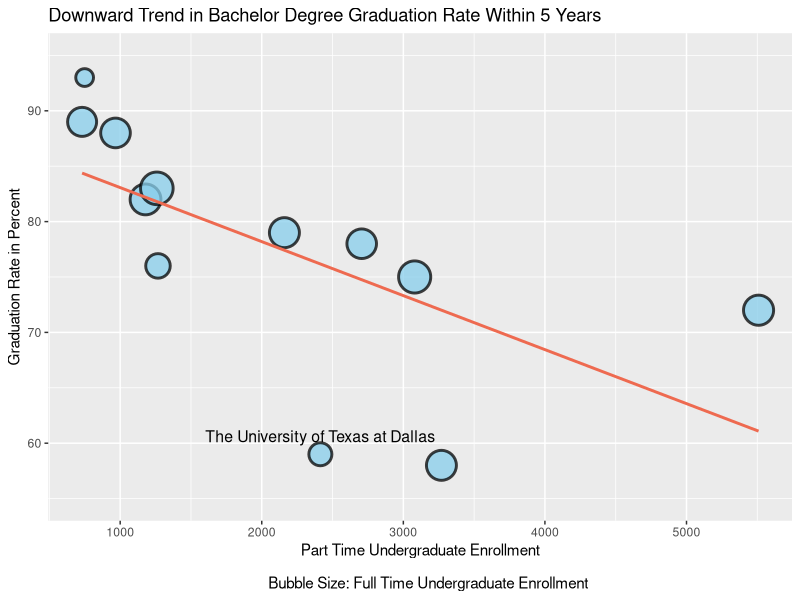

Source code (R):
## ---- chunk 1
library(dplyr)     # To join data frames, create subsets, and clean (wrangle)
library(readxl)    # To read Excel data into R
library(ggplot2)
library(dplyr)  # to group categories for bar charts


School_Data <- read_excel("IPEDS_data.xlsx", sheet = 1, col_names = TRUE) 

## ---- chunk 2
School_Data_bub <- filter (School_Data, Profile == "Aspire" | Name == "The University of Texas at Dallas")
names(School_Data_bub) <- gsub(" ", "_", names(School_Data_bub))    #replaceing all spaces with a _
names(School_Data_bub) <- gsub("-", "_", names(School_Data_bub))    #replaceing all - with a _
names(School_Data_bub) <- gsub("'", "", names(School_Data_bub))    #replaceing all ' with nothing
names(School_Data_bub) <- gsub(",", "", names(School_Data_bub))    #replaceing all , with nothing


School_Data_bub.p <- ggplot(data = School_Data_bub, 
                            aes(x = Part_time_undergraduate_enrollment, 
                             y = Graduation_rate___Bachelor_degree_within_5_years_total, 
                             size = Full_time_undergraduate_enrollment))

School_Data_bub.p + geom_point(shape = 21, 
                               color = "black", 
                               stroke = 1.5, 
                               fill = "skyblue", 
                               alpha = 3/4) + 
  theme(legend.position = "none") +
	geom_smooth(method = "lm", se = FALSE, color = "coral2", show.legend = F) + 
  coord_cartesian(ylim = c(55, 95)) + 
  scale_size_continuous(range = c(5, 10)) + 
  geom_text(aes(label=ifelse(Name == "The University of Texas at Dallas", 
                             as.character(Name),'')),
            hjust=.5, 
            vjust=-1, 
            size = 4) +
  labs(title="Downward Trend in Bachelor Degree Graduation Rate Within 5 Years",
       x= "Part Time Undergraduate Enrollment

    Bubble Size: Full Time Undergraduate Enrollment",
       y = "Graduation Rate in Percent")


